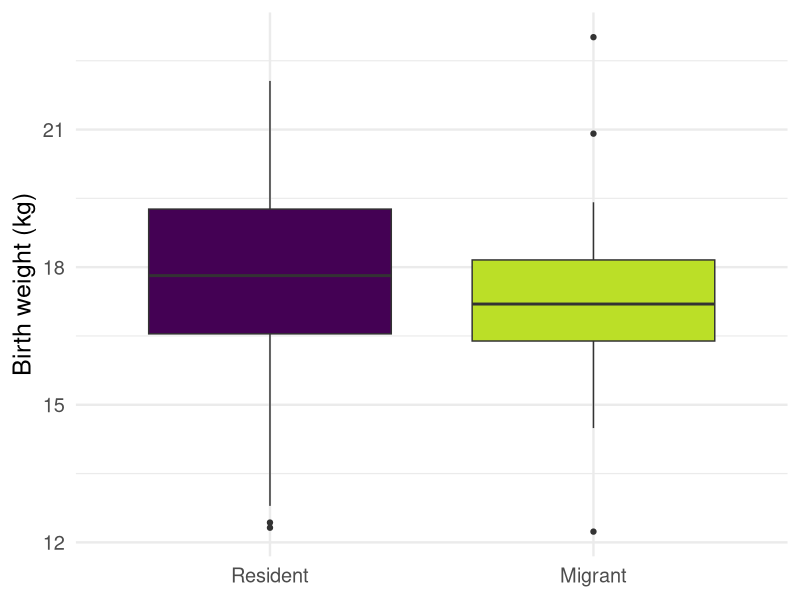
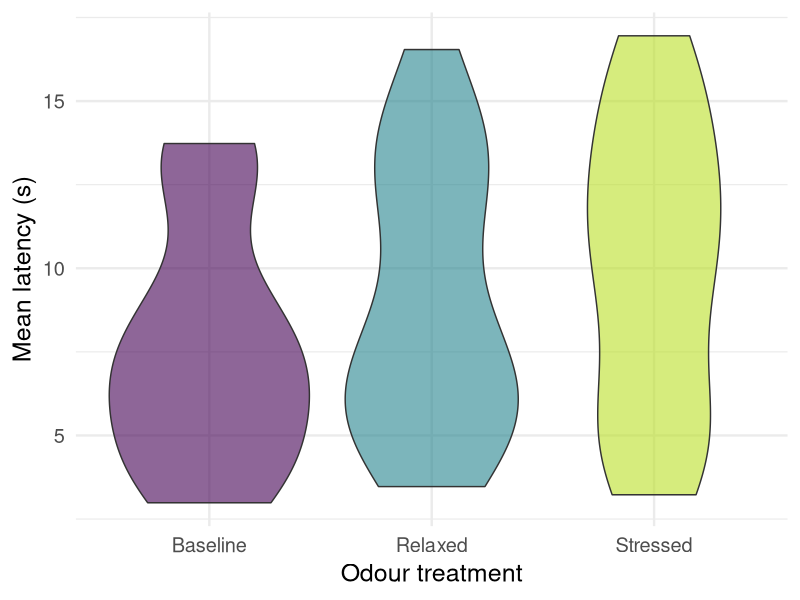
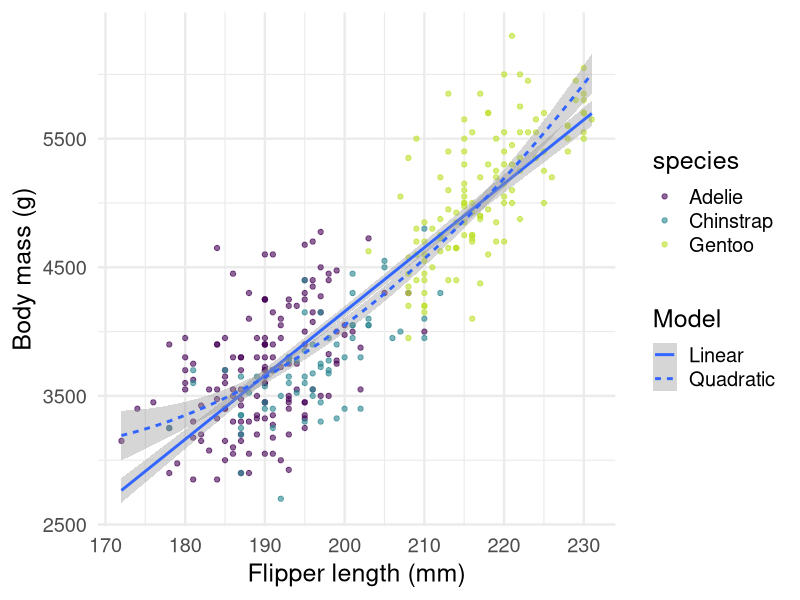
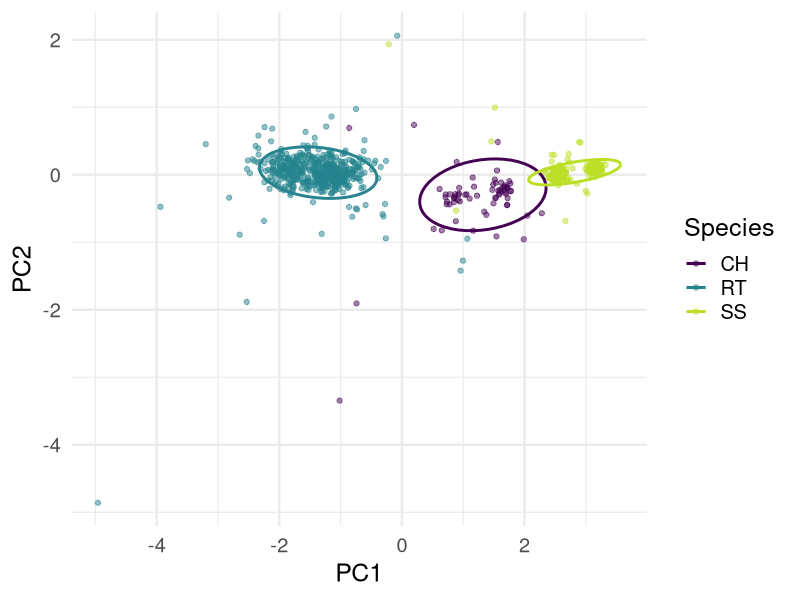

The R source for these figures, in order:
## ---- chunk 1
#| label: setup-journey
#| include: false
library(ggplot2)
## ---- chunk 2
#| label: elk-birthweight
#| code-fold: true
#| echo: true
#| warning: false
#| message: false
elk <- read.csv("data/elk_calf_clean.csv")
elk$mig_status <- factor(elk$mig_status,
  levels = c("Resident", "Eastern"),
  labels = c("Resident", "Migrant")
)

ggplot(elk, aes(x = mig_status, y = birth_wt, fill = mig_status)) +
  geom_boxplot(show.legend = FALSE) +
  scale_fill_viridis_d(end = 0.9) +
  labs(x = NULL, y = "Birth weight (kg)") +
  theme_minimal(base_size = 18)
## ---- chunk 3
#| label: dog-odour
#| code-fold: true
#| echo: true
#| warning: false
#| message: false
dogs <- read.csv("data/dog_odour_clean.csv")
dogs$treatment <- factor(dogs$treatment,
  levels = c("Baseline", "Relaxed", "Stressed")
)

dog_means <- aggregate(latency ~ dog_id + treatment, data = dogs, FUN = mean)

ggplot(dog_means, aes(x = treatment, y = latency, fill = treatment)) +
  geom_violin(alpha = 0.6) +
  scale_fill_viridis_d(end = 0.9) +
  labs(x = "Odour treatment", y = "Mean latency (s)") +
  theme_minimal(base_size = 18) +
  theme(legend.position = "none")
## ---- chunk 4
#| label: penguin-regression
#| code-fold: true
#| echo: true
#| warning: false
#| message: false
penguins <- palmerpenguins::penguins

ggplot(penguins, aes(x = flipper_length_mm, y = body_mass_g)) +
  geom_point(aes(colour = species), alpha = 0.6) +
  geom_smooth(method = "lm", aes(linetype = "Linear")) +
  geom_smooth(method = "lm", formula = y ~ poly(x, 2), aes(linetype = "Quadratic")) +
  scale_colour_viridis_d(end = 0.9) +
  labs(x = "Flipper length (mm)", y = "Body mass (g)", linetype = "Model") +
  theme_minimal(base_size = 18)
## ---- chunk 5
#| label: hawks-pca
#| code-fold: true
#| echo: true
#| warning: false
#| message: false
hawks <- read.csv("data/hawks_clean.csv")
pca <- prcomp(hawks[, c("Wing", "Weight", "Culmen", "Hallux")], scale. = TRUE)
scores <- data.frame(pca$x, Species = hawks$Species)

ggplot(scores, aes(x = PC1, y = PC2, colour = Species)) +
  geom_point(alpha = 0.5) +
  stat_ellipse(linewidth = 1) +
  scale_colour_viridis_d(end = 0.9) +
  labs(x = "PC1", y = "PC2", colour = "Species") +
  theme_minimal(base_size = 18)
